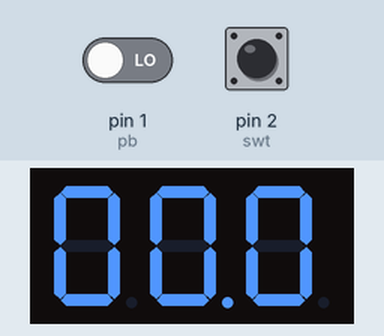
Bench run of a sketch on a simulated Arduino Uno, built with avr-gcc and run on an emulated ATmega328P. Parts: 3-digit seven-segment display. Wiring (inferred from the names in the program): 3-digit 7-segment display, segments lit when LOW: segments pin 4, pin 5, pin 7, pin 8, pin 9, pin 10, pin 6, pin 11; digit selects pin 3, pin 12, pin 13. The test bench sets the inputs (shaded band); at power-on: pin 2 (swt) LOW, pin 1 (pb) LOW. The segment pins are drawn as the display they are named for.

Above: at 1.2 s.
1.3 s: pin 2 (swt) pulled HIGH for 1 s
At 3.3 s:
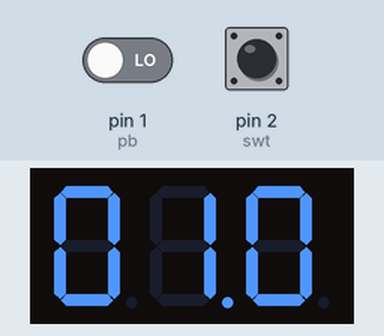
3.8 s: pin 2 (swt) pulled HIGH for 3.2 s
At 7.7 s:
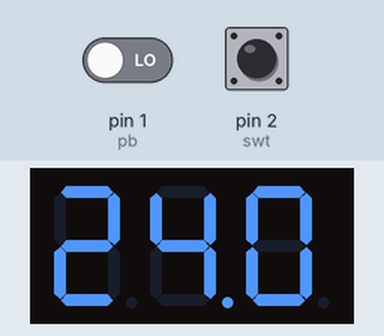
8.5 s: pin 2 (swt) pulsed HIGH 5 times (0.12 s each, 0.3 s apart)
At 10.8 s:
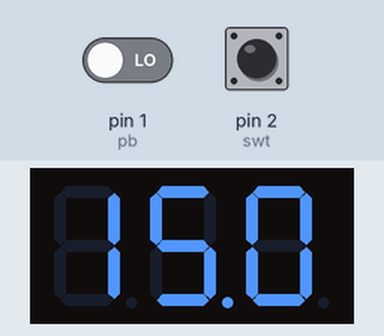
11.5 s: pin 1 (pb) driven HIGH
At 12.4 s:
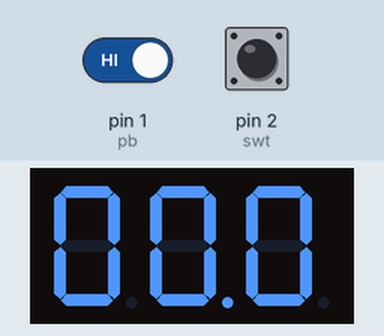
Timing chart, 0 to 14.1 s (numbered marks = the images above; inputs shaded):
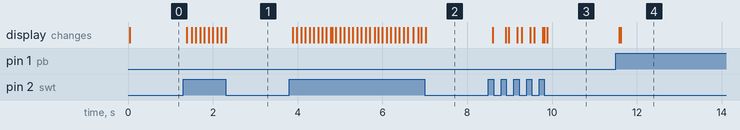

The sketch:

exquisite_albar_fyyran1.ino
```cpp
int segPins[]={4,5,7,8,9,10,6,11}; //{a,b,c,d,e,f,g,.}
int displayPins[3]={3,12,13};
int displayBuffer[3];
int swt=2;
int pb=1;
int i=0;
int j=0;
int k=0;
unsigned long  startTime=0;
unsigned long endTime;

int segCode[11][8]= {
  //{a,b,c,d,e,f,g,.}
    {0,0,0,0,0,0,1,1},//0
    {1,0,0,1,1,1,1,1},//1
    {0,0,1,0,0,1,0,1},//2
    {0,0,0,0,1,1,0,1},//3
    {1,0,0,1,1,0,0,1},//4
    {0,1,0,0,1,0,0,1},//5
    {0,1,0,0,0,0,0,1},//6
    {0,0,0,1,1,1,1,1},//7
    {0,0,0,0,0,0,0,1},//8
    {0,0,0,0,1,0,0,1},//9
    {1,1,1,1,1,1,1,0},//.
};

void setup()
{
  for(int i=0; i<8; i++){
  	pinMode(segPins[i],OUTPUT);
  }
  pinMode(displayPins[0], OUTPUT);
  pinMode(displayPins[1], OUTPUT);
  pinMode(displayPins[2], OUTPUT);
  pinMode(swt, INPUT);
  pinMode(pb, INPUT);
  displayBuffer[0]=0;
  displayBuffer[1]=0;
  displayBuffer[2]=0;
}

void loop()
{
  int swstate=digitalRead(swt);
  int pbstate=digitalRead(pb);
  if(pbstate==HIGH){
    Display(displayBuffer[2],displayBuffer[1],displayBuffer[0]);
    displayBuffer[0]=0;
    displayBuffer[1]=0;
    displayBuffer[2]=0;
    i=0;
    j=0;
    k=0;
  }
  else{
    if(swstate==HIGH){
      Display(displayBuffer[2],displayBuffer[1],displayBuffer[0]);
      endTime=millis();
      if((endTime-startTime)>=100){
        if(++i>9)
        {
          i=0;

        if(++j>9)
        {
          j=0;
        if(++k>9)
        {
          k=0;
        }
        }
        }
        displayBuffer[0]=i;
        displayBuffer[1]=j;
        displayBuffer[2]=k;
        startTime=endTime;
      }
    }
    else{
      Display(displayBuffer[2],displayBuffer[1],displayBuffer[0]);
    }
  }
}

void Display(int digit2, int digit1, int digit0){
  digitalWrite(displayPins[0],HIGH);
  digitalWrite(displayPins[1],LOW);
  digitalWrite(displayPins[2],LOW);
  setSegments(digit0);
  delay(5);
  digitalWrite(displayPins[0],LOW);
  digitalWrite(displayPins[1],HIGH);
  digitalWrite(displayPins[2],LOW);
  setSegments(digit1);
  delay(5);
  setDecimal(digit1); //to set the decimal at digit1 form left
  delay(5);
  digitalWrite(displayPins[0],LOW);
  digitalWrite(displayPins[1],LOW);
  digitalWrite(displayPins[2],HIGH);
  setSegments(digit2);
  delay(5);
}

void setSegments(int n){
  for(int i=0; i<8; i++){
  	digitalWrite(segPins[i],segCode[n][i]);
  }
}
void setDecimal(int n){
  for(int i=0; i<8; i++){
  	digitalWrite(segPins[i],segCode[10][i]);
  }
}
```

Measured:
- after the input at 1.3 s, the display: first changes after 0.08 s (image 1 shows a later state)
- after the input at 3.8 s, the display: first changes after 0.08 s (image 2 shows a later state)
- after the input at 8.5 s, the display: first changes after 0.10 s (image 3 shows a later state)
- after the input at 11.5 s, the display: first changes after 0.08 s (image 4 shows a later state)
